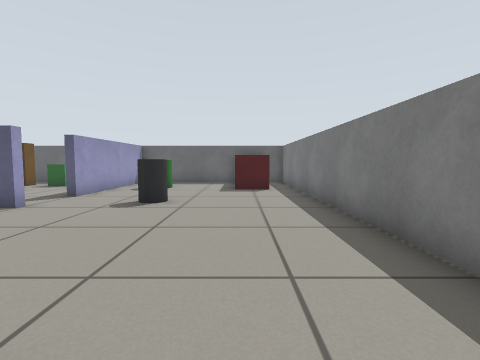
[1] (above)

16 first-person views from a walk through a world built for the Gazebo simulator. The camera is 0.57 m above the floor, tilts 4° down and sees 85° across. The floor is counted in squares, 0.5 m on a side. Each view is taken from the middle of a square. On the plan, view 1 faces up. The plan holds only what a view shows up to about 12 squares ahead; the rest is blank.

[2]
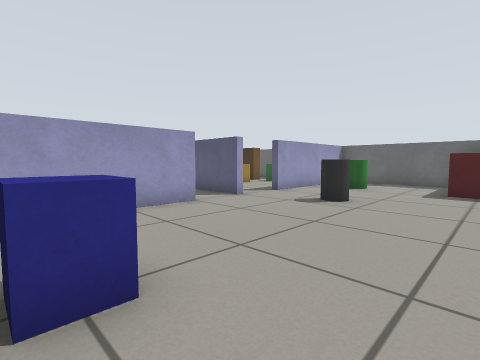

[3]
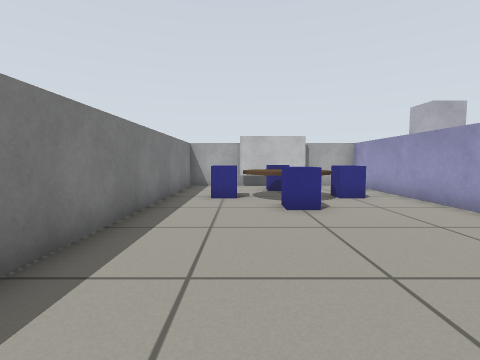

[4]
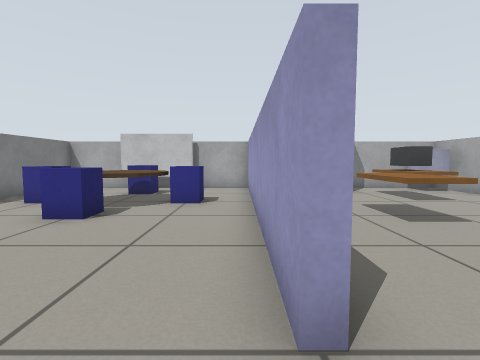

[5]
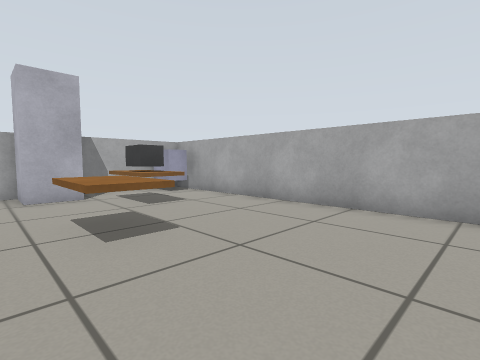

[6]
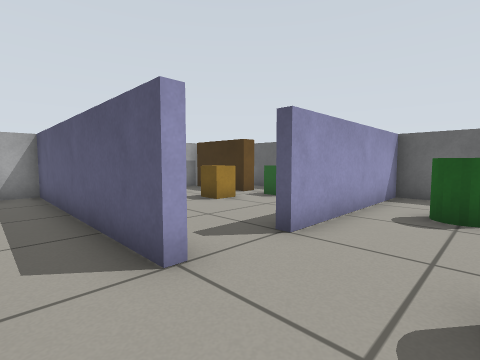

[7]
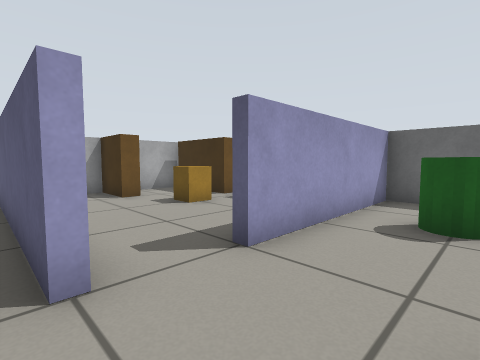

[8]
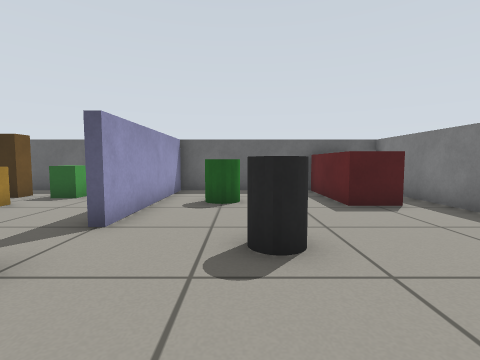

[9]
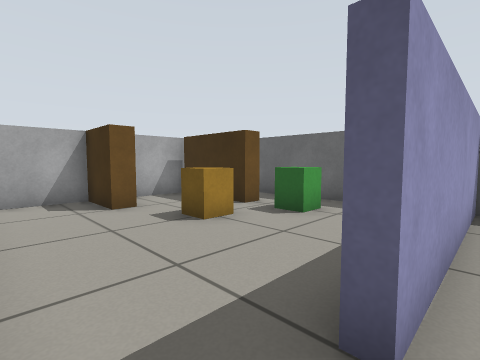

[10]
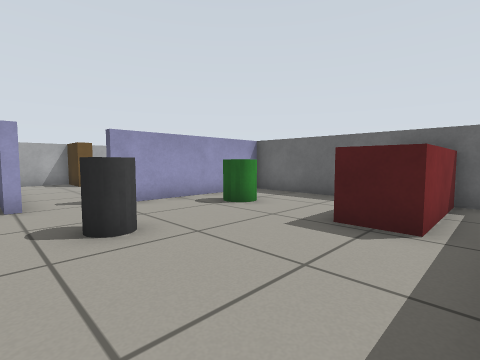

[11]
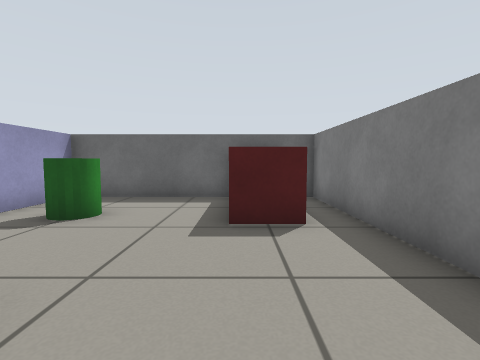

[12]
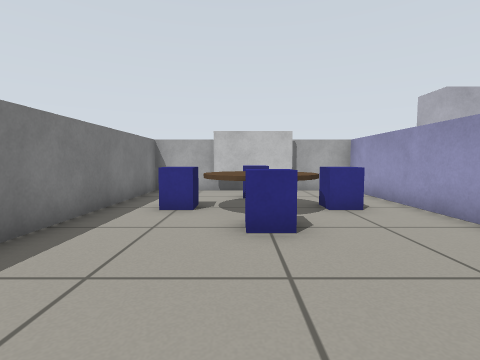

[13]
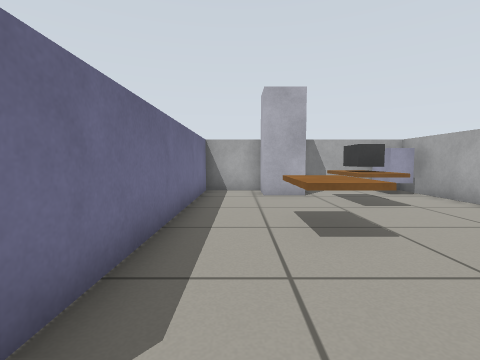

[14]
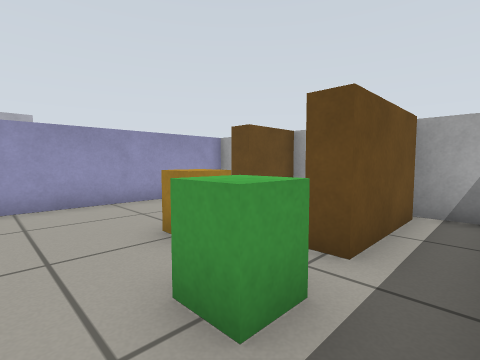

[15]
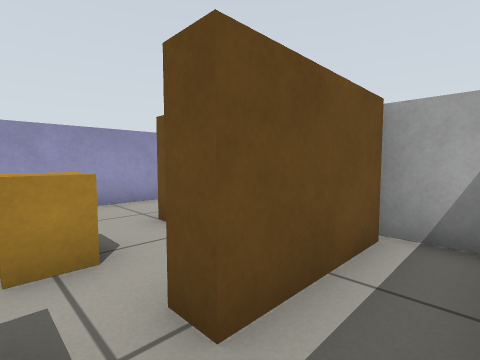

[16]
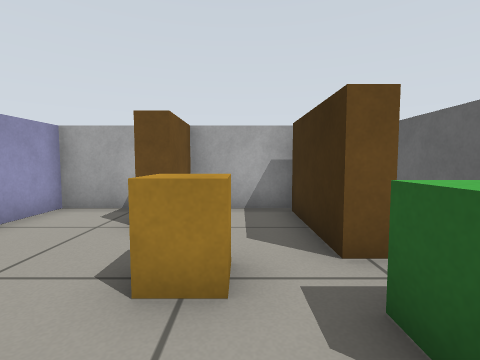

### Floor plan
Points are (right, up) in squares from view 1. A wall is a line through its corners. A room is listed if a view was taken in it or the views show most of it. See-through windows are left out.
Room 1 (views 1, 2, 3, 4, 6, 7, 8, 9, 10, 11, 12)
walls: (-5.3, 6.8) (-5.3, 6.4); (-5.8, 4.5) (-5.3, 4.5) (-5.3, -5.3) (-2.9, -5.3); (-0.4, 14.4) (-5.3, 14.4) (-5.3, 8.5); (-0.6, -5.3) (2.4, -5.3) (2.4, 14.4) (1.5, 14.4)
ways out: opening at (-6, 5) to room 2; opening at (-6, 7.5) to room 3
objects: blue box (-4, -2) to (-3, -1); green cylinder (-4, 11) to (-3, 12); bin (-3, 7) to (-2, 8); board (-2, -5) to (-1, -5); blue box (-2, -4) to (-1, -3); blue box (-2, 0) to (-1, 1); blue box (0, -2) to (1, -1); red box (0, 11) to (1, 14)
Room 2 (views 5, 13)
walls: (-11.5, -5.3) (-9.5, -5.3); (-7.5, -5.3) (-5.7, -5.3) (-5.7, 3.6); (-5.3, 6.4) (-13.4, 6.4) (-13.4, -3.2)
ways out: opening at (-6, 5) to room 1
objects: grey box (-13, -5) to (-12, -4); brown box (-11, -4) to (-10, -4); dark grey box (-11, -3) to (-10, -2); fridge (-9, -5) to (-8, -4); brown box (-9, 0) to (-8, 1)
Room 3 (views 14, 15, 16)
walls: (-13.4, 8.4) (-13.4, 6.7) (-7.3, 6.7); (-13.1, 12.8) (-10, 12.8) (-10, 12.2) (-13, 12.2); (-8.1, 14.4) (-12.6, 14.4); (-5.3, 8.5) (-5.8, 8.5); (-13.4, 13.9) (-13.4, 10.6)
ways out: opening at (-6, 7.5) to room 1
objects: brown box (-13, 9) to (-12, 10); yellow box (-10, 10) to (-9, 11); green box (-9, 12) to (-8, 13)

Where each view was taken, in squares from view 1:
view 1: 0 up, 0 right, facing up
view 2: 0 up, 1 right, facing up-left
view 3: 7 up, 0 right, facing down
view 4: 6 up, 5 left, facing down
view 5: 5 up, 7 left, facing down-left
view 6: 5 up, 3 left, facing up-left
view 7: 6 up, 3 left, facing up-left
view 8: 4 up, 3 left, facing up
view 9: 7 up, 5 left, facing up-left
view 10: 6 up, 2 right, facing up-left
view 11: 6 up, 0 right, facing up
view 12: 5 up, 1 left, facing down
view 13: 5 up, 7 left, facing down
view 14: 14 up, 7 left, facing down-left
view 15: 14 up, 9 left, facing down-left
view 16: 11 up, 7 left, facing left
